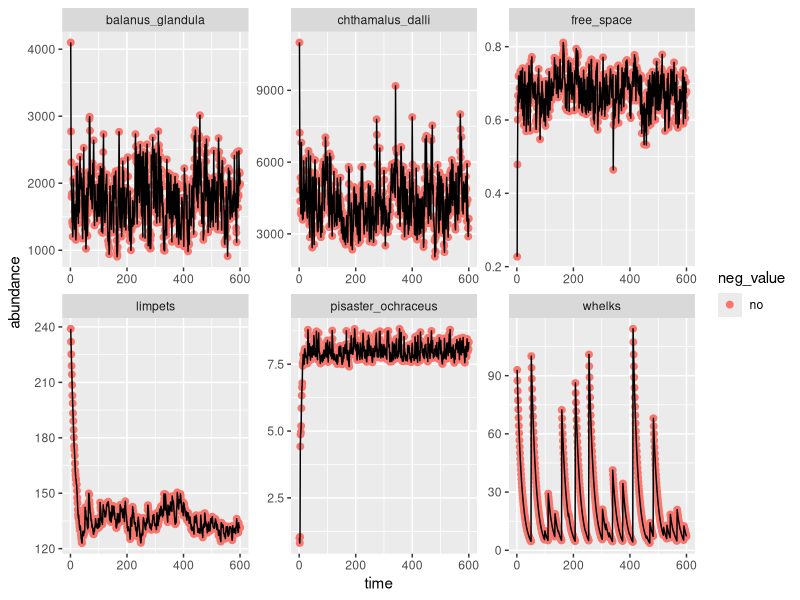

This figure's R source:
## updated version of the forde & doak 2004 model
## changes primarily to the whelk and seastar predation models

do.free.space.calculation <- function(T, B, size.B, C, size.C, L, size.L) {
  # T = total area
  # B is the population size of Balanus glandula
  # size.B = average size of adult B. glandula
  # C is population size of Chthamalus fissus/dalli
  # size.C = average size of C. fissus/dalli
  # L is population size of limpets
  # size.L = average size of an adult limpet
  F <- T - (B*size.B + C*size.C + L*size.L)
  return(F)
}

# for barnacles and limpets
do.potential.recruitment <- function(F, size.x, size.recruit.x, larvae.x) {
  # F is the amount of free space on the rock
  # size.x is the average size (e.g. size.B, size.C, or size.L)
  # size.recruit.x is the size of a recruit
  # larvae.x is the number of settling larvae of species x
  L <- (F/size.x)*(1-exp(-(size.recruit.x*larvae.x)/F))
  return(L)
}

do.actual.recruitment <- function(F, L, C) {
  # based on iwasa & roughgarden equation 1
  # C = c_i of iwasa & roughgarden, larval settlement rate/recruit survival of target species
  # F = amount of free space in the system
  # L = potential number of recruits of target species coming from the larval pool
  return(C * L * F)
}

do.population.size.barnacles <- function(S, p.whelk, W.prev, X.prev, S.r, R, p.star, P.prev) {
  # S is survivorship (before whelk predation)
  # p.whelk is the encounter rate of barnacles by whelks
  # W.prev is the whelk population size in the previous month
  # X.prev is the barnacle population size in the previous month
  # S.r is the survivorship of recruits
  # R is the number of recruits
  # p.star is the encounter rate of barnacles by sea stars
  # P.prev is the whelk population size in the previous month
  
  # rewritten from previous form to make more intuitive sense
  X_before_predation <- S*X.prev
  if (X_before_predation < 0) {X_before_predation <- 0}
  
  X <- X_before_predation + S.r*R - p.whelk*W.prev*X_before_predation - p.star*P.prev*X_before_predation
  if (X < 0) {X <- 0}
  
  return (X)
}

do.population.size.limpets <- function(S, L.prev, S.r, R, delta) {
  # S is survivorship
  # L.prev is the limpet population size in the previous month
  # S.r is the survivorship of recruits
  # R is the number of recruits
  # delta is density-dependence 
  L <- S*L.prev + S.r*R*exp(delta*L.prev)
  return(L)
}


# one of the main problems that causes the system to be "unbalanced" 
# (e.g., major barnacle mortality) is a lack of logistic growth in the
# whelk population. the time steps are too large to result in logistic growth
# and whelk recruitment is >> 90 (which is the set max population size) 
# in f & d. however, if we set maximum whelk population size at a flat number,
# that results in a constant removal of barnacle population size, which 
# doesn't quite represent predator dynamics. instead, 
do.population.size.whelks <- function(W.prev, 
                                      #W.feeding, 
                                      S, 
                                      R) {
  # W.prev is whelk population size in the previous month
  # p is per capita predation rate
  # B.prev is the B. glandula population
  # C.prev is the C. fissus/dalli population
  # R is the recruitment rate
  # S is the survival rate
  # W.feeding is food intake
  
  # note that the functional form of this population model is unclear
  # from the manuscript. Alternate model forms could be:
  W <- W.prev * S + R
  # W <- W.prev * W. feeding + R
  # W <- W.prev*W.feeding*S + R
  
  return(W)
}

do.whelk.recruitment <- function(avg.C, avg.B, p, Y, W.prev, B.prev, C.prev, S, 
                                 r = 1) {
  # avg.C is the average number of C. fissus/dalli from April through June
  # avg. B is the average number of B. glandula from April through June
  # p is the per capita predation rate
  
  R <- (avg.C + avg.B)*3*p*Y*W.prev*S*(B.prev + C.prev)
  
  R_logistic <- (R / 90) * exp(r * (1 - (R / 90)))
  
  return(R_logistic * R)
}

do.population.size.seastar <- function(S, P.prev, R, Prey.prev, r = 1) {
  # S is seastar adult survival
  # P.prev is previous seastar population size
  # R is abundance of recruits
  # survival.recruit.P is seastar recruit survival
  # Prey.prev is total population size of prey at last time point
  # r is population growth rate 
  
  # note that there is a typo in equation 7 in Forde & Doak appendix 
  # where "P.prev" (= P at time t-1) is incorrectly included as 
  # P at time t+1
  
  P <- S*P.prev + survival.recruit.P*R
  
  P_logistic <- (P / 6) * exp(r * (1 - (P / 6)))
  
  return(P_logistic * P)
}

# add equation for seastar recruits
# sea stars grow very slowly, and should only enter into the "adult"
# population once a year                                                                                                           

# ----------------------------------------------------------------------------------------------------
# model parameters
size.B <- .000098
size.C <- .000032
size.L <- .00008

size.recruit.B <- .000003
size.recruit.C <- .000003
size.recruit.L <- .000003

survival.B <- .7
survival.C <- .7
survival.L <- .97
survival.W <- .94
survival.P <- .992


# in connolly & roughgarden 1999, table 1, settlement is 0.02/hour/m2 for barn
settlement.B <- .02 * 30 # to convert into per month
settlement.C <- .02 * 30
settlement.L <- .03 * 30 # from gilman 2006 ecography

survival.recruit.B <- .7
survival.recruit.C <- .7
survival.recruit.L <- .88
survival.recruit.W <- .88
survival.recruit.P <- 0.001
# from menge 1975:
# average annual survival of spawned gametes to postmaturity longevity = 
# 1.46 x 10-9/m2/year, and annual mortality of gametes is 0.999

delta <- -.02 # density dependence for limpets
p.whelk <- .001 # per capita whelk predation rate
Y <- .001 # whelk conversion rate
p.seastar <- .007 # per capita whelk predation rate

T <- 1

# ----------------------------------------------------------------------------------------------------
# Initial conditions

years <- 50
timesteps <- years*12
month <- rep(c("Apr", "May", "Jun", "Jul", "Aug", 
               "Sep", "Oct", "Nov", "Dec", "Jan", "Feb", "Mar"), years)
summer <- c("Apr", "May", "Jun", "Jul", "Aug", "Sep")
winter <- c("Oct", "Nov", "Dec", "Jan", "Feb", "Mar")

B <- C <- L <- W <- P <- F <- rep(NA, timesteps)
B[1] <- 4100
C[1] <- 11000
#B[1] <- 0
#C[1] <- 0
L[1] <- 239
W[1] <- 93
P[1] <- 1

F[1] <- do.free.space.calculation(T=T, B=B[1], size.B=size.B, C=C[1], 
                                  size.C=size.C, L=L[1], size.L=size.L)

B.mean <- 90000
B.stdev <- sqrt(4.6*10^9)
location.B <- log(B.mean^2 / sqrt(B.stdev^2 + B.mean^2))
shape.B <- sqrt(log(1 + (B.stdev^2 / B.mean^2)))

C.mean <- 70000
C.stdev <- sqrt(2.75*10^9)
location.C <- log(C.mean^2 / sqrt(C.stdev^2 + C.mean^2))
shape.C <- sqrt(log(1 + (C.stdev^2 / C.mean^2)))

L.mean <- 3000
L.stdev <- sqrt(3.8*10^6)
location.L <- log(L.mean^2 / sqrt(L.stdev^2 + L.mean^2))
shape.L <- sqrt(log(1 + (L.stdev^2 / L.mean^2)))

P.mean <- 727
P.stdev <- sqrt(3.4*10^5)
location.P <- log(P.mean^2 / sqrt(P.stdev^2 + P.mean^2))
shape.P <- sqrt(log(1 + (P.stdev^2 / P.mean^2)))

# to try to understand dynamics, want to track each variable at each time step
results <- data.frame(
  timesteps = rep(NA, timesteps),
  B.potential.recruits = rep(NA, timesteps),
  C.potential.recruits = rep(NA, timesteps),
  L.potential.recruits = rep(NA, timesteps),
  B.recruits = rep(NA, timesteps),
  C.recruits = rep(NA, timesteps),
  L.recruits = rep(NA, timesteps),
  P.recruits = rep(NA, timesteps),
  B = rep(NA, timesteps),
  C = rep(NA, timesteps),
  L = rep(NA, timesteps),
  W.recruits = rep(NA, timesteps),
  W = rep(NA, timesteps),
  P = rep(NA, timesteps),
  F = rep(NA, timesteps)
)

for (t in 2:timesteps) {
  B.potential.recruits <- do.potential.recruitment(F=F[t-1], size.x=size.B, size.recruit.x=size.recruit.B, 
                                                   larvae.x=rlnorm(n=1, location.B, shape.B))
  C.potential.recruits <- do.potential.recruitment(F=F[t-1], size.x=size.C, size.recruit.x=size.recruit.C, 
                                                   larvae.x=rlnorm(n=1, location.C, shape.C))
  L.potential.recruits <- do.potential.recruitment(F=F[t-1], size.x=size.L, size.recruit.x=size.recruit.L, 
                                                   larvae.x=rlnorm(n=1, location.L, shape.L))
  
  # note that there are more recruits than potential recruits :(
  B.recruits <- do.actual.recruitment(F=F[t-1], L= B.potential.recruits, 
                                      C = settlement.B)
  C.recruits <- do.actual.recruitment(F=F[t-1], L= C.potential.recruits, 
                                      C = settlement.C)
  L.recruits <- do.actual.recruitment(F=F[t-1], L= L.potential.recruits, 
                                      C = settlement.L)
  P.recruits <- rlnorm(n=1, location.P, shape.P)
  
  
  B[t] <- do.population.size.barnacles(S=survival.B, p.whelk=p.whelk, W.prev = W[t-1], X.prev=B[t-1],
                                       S.r = survival.recruit.B, R=B.recruits, p.star=p.seastar, P.prev=P[t-1])
  C[t] <- do.population.size.barnacles(S=survival.C, p.whelk=p.whelk, W.prev = W[t-1], X.prev=C[t-1],
                                       S.r = survival.recruit.C, R=C.recruits, p.star=p.seastar, P.prev=P[t-1])
  L[t] <- do.population.size.limpets(S=survival.L, L.prev=L[t-1], S.r=survival.recruit.L, R=L.recruits, delta=delta)
  
  if(month[t] == "Jun") {
    W.recruits <- do.whelk.recruitment(avg.C=mean(c(C[t], C[t-1], C[t-2])), 
                                       avg.B=mean(c(B[t], B[t-1], B[t-2])),
                                       S = survival.recruit.W,
                                       p=p.whelk, Y=Y, W.prev=W[t-1], B.prev=B[t], C.prev=C[t])   
  } else {
    W.recruits <- 0
  }
  
  ## Include this if using form of whelk population model that depends 
  ## on barnacle population size
  
  # if(month[t] %in% summer) {
  #   W.feeding <- p.whelk*(B[t-1]+C[t-1]) / (1+ (p.whelk*(B[t-1]+C[t-1])))
  # } else {
  #   W.feeding <- p.whelk*(B[t-6]+C[t-6]) / (1+ (p.whelk*(B[t-6]+C[t-6])))
  # }
  
  W[t] <- do.population.size.whelks(W.prev=W[t-1],
                                    #W.feeding = W.feeding, 
                                    S = survival.W,
                                    R=W.recruits)
  
  P[t] <- do.population.size.seastar(S=survival.P, P.prev=P[t-1], R=P.recruits,
                                     Prey.prev = B[t] + C[t])
  
  F[t] <- do.free.space.calculation(T=T, B=B[t], size.B=size.B, C=C[t], 
                                    size.C=size.C, L=L[t], size.L=size.L)
  
  # track all results
    results$timesteps[t] <- t
    results$B.potential.recruits[t] <- B.potential.recruits
    results$C.potential.recruits[t] <- C.potential.recruits
    results$L.potential.recruits[t] <- L.potential.recruits
    results$B.recruits[t] <- B.recruits
    results$C.recruits[t] <- C.recruits
    results$L.recruits[t] <- L.recruits
    results$P.recruits[t] <- P.recruits
    results$B[t] <- B[t]
    results$C[t] <- C[t]
    results$L[t] <- L[t]
    results$W.recruits[t] <- W.recruits
    results$W[t] <- W[t]
    results$P[t] <- P[t]
    results$F[t] <- F[t]
}

# quartz(width=8, height=4)
# par(mfrow=c(1,3))
# plot(B, xlab="Time", ylab="B. glandula")
# plot(C, xlab="Time", ylab="C. fissus")
# plot(L, xlab="Time", ylab="Limpets")
# 
# quartz(width=6, height=4)
# par(mfrow=c(1,3))
# plot(W, xlab="Time", ylab="Whelk")
# plot(P, xlab="Time", ylab="Seastars")
# plot(F, xlab = "Time", ylab = "Free Space")

## plot ggplot results
library(tidyverse)
fd_results <- tibble(time = seq(1:length(B)),
                     balanus_glandula = B,
                     chthamalus_dalli = C,
                     limpets = L,
                     whelks = W,
                     pisaster_ochraceus = P,
                     free_space = F)
plot.new()
fd_results %>%
  #filter(time < 100) %>%
  gather(balanus_glandula:free_space, key = "species", 
         value = "abundance") %>%
  mutate(neg_value = ifelse(abundance < 0, "yes", "no")) %>%
  ggplot(aes(x = time, y = abundance)) +
  geom_point(size = 2, aes(col = neg_value)) +
  geom_line() + 
  facet_wrap(~species, scales = "free")
